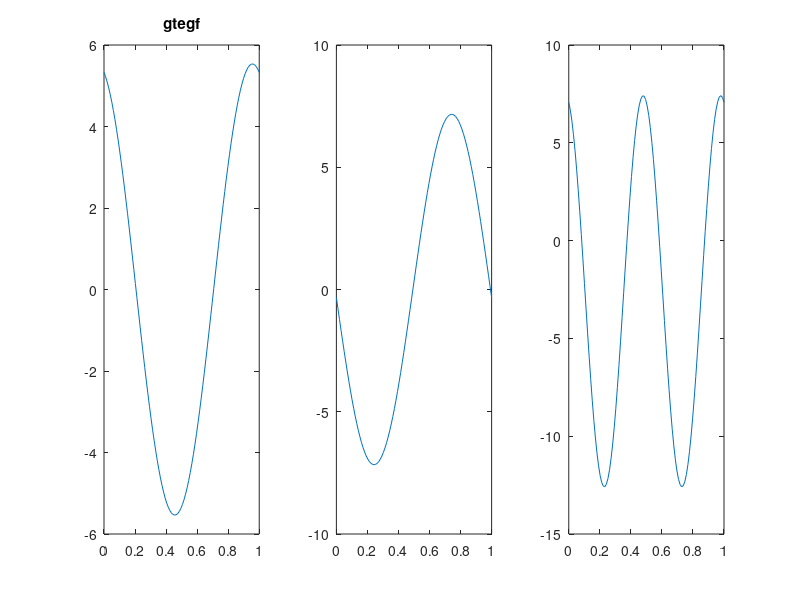

MATLAB code for this plot:
phase = -0.4*pi;

phase2 = -0.2*pi;

phase3 = pi;

x = @(t,w) 10*cos(2*pi*(15)*t + w);

t1 = linspace(0,10,50);

%plot(t1,x(t1,phase))
%plot(t1,x(t1,phase2), 'r')
%plot(t1,x(t1,phase3), 'g')

t2 = linspace(0, 1, 100);

x1 = @(t) 5*cos(2*pi*(100)*t + pi/3);
x2 = @(t) 4*cos(2*pi*(100)*t - pi/4);

%plot(t2, x1(t2))
%hold on
%plot(t2, x2(t2), 'r')

y1 = @(b) x1(b) + x2(b);
y2 = @(b) x1(b) - x2(b);
y3 = @(b) x1(b) .* x2(b);

subplot(1,3,1)
plot(t2, y1(t2))
title('gtegf')

subplot(1,3,2)
plot(t2, y2(t2))

subplot(1,3,3)
plot(t2, y3(t2))